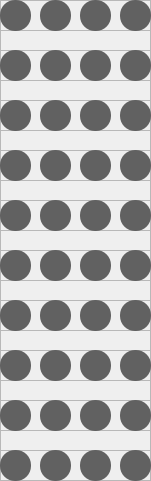
        <widget class="QFrame" name="frameG">
         <property name="geometry">
          <rect>
           <x>30</x>
           <y>130</y>
           <width>151</width>
           <height>481</height>
          </rect>
         </property>
         <property name="frameShape">
          <enum>QFrame::StyledPanel</enum>
         </property>
         <property name="frameShadow">
          <enum>QFrame::Raised</enum>
         </property>
         <widget class="QFrame" name="frameGr1">
          <property name="geometry">
           <rect>
            <x>0</x>
            <y>450</y>
            <width>151</width>
            <height>31</height>
           </rect>
          </property>
          <property name="frameShape">
           <enum>QFrame::StyledPanel</enum>
          </property>
          <property name="frameShadow">
           <enum>QFrame::Raised</enum>
          </property>
          <widget class="QTextEdit" name="G11">
           <property name="geometry">
            <rect>
             <x>0</x>
             <y>0</y>
             <width>31</width>
             <height>31</height>
            </rect>
           </property>
           <property name="cursor" stdset="0">
            <cursorShape>ArrowCursor</cursorShape>
           </property>
           <property name="styleSheet">
            <string notr="true">background-color: rgb(97, 97, 97);
border-radius:15px;</string>
           </property>
           <property name="readOnly">
            <bool>true</bool>
           </property>
          </widget>
          <widget class="QTextEdit" name="G12">
           <property name="geometry">
            <rect>
             <x>40</x>
             <y>0</y>
             <width>31</width>
             <height>31</height>
            </rect>
           </property>
           <property name="cursor" stdset="0">
            <cursorShape>ArrowCursor</cursorShape>
           </property>
           <property name="styleSheet">
            <string notr="true">background-color: rgb(97, 97, 97);
border-radius:15px;</string>
           </property>
           <property name="readOnly">
            <bool>true</bool>
           </property>
          </widget>
          <widget class="QTextEdit" name="G13">
           <property name="geometry">
            <rect>
             <x>80</x>
             <y>0</y>
             <width>31</width>
             <height>31</height>
            </rect>
           </property>
           <property name="cursor" stdset="0">
            <cursorShape>ArrowCursor</cursorShape>
           </property>
           <property name="styleSheet">
            <string notr="true">background-color: rgb(97, 97, 97);
border-radius:15px;</string>
           </property>
           <property name="readOnly">
            <bool>true</bool>
           </property>
          </widget>
          <widget class="QTextEdit" name="G14">
           <property name="geometry">
            <rect>
             <x>120</x>
             <y>0</y>
             <width>31</width>
             <height>31</height>
            </rect>
           </property>
           <property name="cursor" stdset="0">
            <cursorShape>ArrowCursor</cursorShape>
           </property>
           <property name="styleSheet">
            <string notr="true">background-color: rgb(97, 97, 97);
border-radius:15px;</string>
           </property>
           <property name="readOnly">
            <bool>true</bool>
           </property>
          </widget>
         </widget>
         <widget class="QFrame" name="frameGr2">
          <property name="geometry">
           <rect>
            <x>0</x>
            <y>400</y>
            <width>151</width>
            <height>31</height>
           </rect>
          </property>
          <property name="frameShape">
           <enum>QFrame::StyledPanel</enum>
          </property>
          <property name="frameShadow">
           <enum>QFrame::Raised</enum>
          </property>
          <widget class="QTextEdit" name="G21">
           <property name="geometry">
            <rect>
             <x>0</x>
             <y>0</y>
             <width>31</width>
             <height>31</height>
            </rect>
           </property>
           <property name="cursor" stdset="0">
            <cursorShape>ArrowCursor</cursorShape>
           </property>
           <property name="styleSheet">
            <string notr="true">background-color: rgb(97, 97, 97);
border-radius:15px;</string>
           </property>
           <property name="readOnly">
            <bool>true</bool>
           </property>
          </widget>
          <widget class="QTextEdit" name="G22">
           <property name="geometry">
            <rect>
             <x>40</x>
             <y>0</y>
             <width>31</width>
             <height>31</height>
            </rect>
           </property>
           <property name="cursor" stdset="0">
            <cursorShape>ArrowCursor</cursorShape>
           </property>
           <property name="styleSheet">
            <string notr="true">background-color: rgb(97, 97, 97);
border-radius:15px;</string>
           </property>
           <property name="readOnly">
            <bool>true</bool>
           </property>
          </widget>
          <widget class="QTextEdit" name="G23">
           <property name="geometry">
            <rect>
             <x>80</x>
             <y>0</y>
             <width>31</width>
             <height>31</height>
            </rect>
           </property>
           <property name="cursor" stdset="0">
            <cursorShape>ArrowCursor</cursorShape>
           </property>
           <property name="styleSheet">
            <string notr="true">background-color: rgb(97, 97, 97);
border-radius:15px;</string>
           </property>
           <property name="readOnly">
            <bool>true</bool>
           </property>
          </widget>
          <widget class="QTextEdit" name="G24">
           <property name="geometry">
            <rect>
             <x>120</x>
             <y>0</y>
             <width>31</width>
             <height>31</height>
            </rect>
           </property>
           <property name="cursor" stdset="0">
            <cursorShape>ArrowCursor</cursorShape>
           </property>
           <property name="styleSheet">
            <string notr="true">background-color: rgb(97, 97, 97);
border-radius:15px;</string>
           </property>
           <property name="readOnly">
            <bool>true</bool>
           </property>
          </widget>
         </widget>
         <widget class="QFrame" name="frameGr3">
          <property name="geometry">
           <rect>
            <x>0</x>
            <y>350</y>
            <width>151</width>
            <height>31</height>
           </rect>
          </property>
          <property name="frameShape">
           <enum>QFrame::StyledPanel</enum>
          </property>
          <property name="frameShadow">
           <enum>QFrame::Raised</enum>
          </property>
          <widget class="QTextEdit" name="G31">
           <property name="geometry">
            <rect>
             <x>0</x>
             <y>0</y>
             <width>31</width>
             <height>31</height>
            </rect>
           </property>
           <property name="cursor" stdset="0">
            <cursorShape>ArrowCursor</cursorShape>
           </property>
           <property name="styleSheet">
            <string notr="true">background-color: rgb(97, 97, 97);
border-radius:15px;</string>
           </property>
           <property name="readOnly">
            <bool>true</bool>
           </property>
          </widget>
          <widget class="QTextEdit" name="G32">
           <property name="geometry">
            <rect>
             <x>40</x>
             <y>0</y>
             <width>31</width>
             <height>31</height>
            </rect>
           </property>
           <property name="cursor" stdset="0">
            <cursorShape>ArrowCursor</cursorShape>
           </property>
           <property name="styleSheet">
            <string notr="true">background-color: rgb(97, 97, 97);
border-radius:15px;</string>
           </property>
           <property name="readOnly">
            <bool>true</bool>
           </property>
          </widget>
          <widget class="QTextEdit" name="G33">
           <property name="geometry">
            <rect>
             <x>80</x>
             <y>0</y>
             <width>31</width>
             <height>31</height>
            </rect>
           </property>
           <property name="cursor" stdset="0">
            <cursorShape>ArrowCursor</cursorShape>
           </property>
           <property name="styleSheet">
            <string notr="true">background-color: rgb(97, 97, 97);
border-radius:15px;</string>
           </property>
           <property name="readOnly">
            <bool>true</bool>
           </property>
          </widget>
          <widget class="QTextEdit" name="G34">
           <property name="geometry">
            <rect>
             <x>120</x>
             <y>0</y>
             <width>31</width>
             <height>31</height>
            </rect>
           </property>
           <property name="cursor" stdset="0">
            <cursorShape>ArrowCursor</cursorShape>
           </property>
           <property name="styleSheet">
            <string notr="true">background-color: rgb(97, 97, 97);
border-radius:15px;</string>
           </property>
           <property name="readOnly">
            <bool>true</bool>
           </property>
          </widget>
         </widget>
         <widget class="QFrame" name="frameGr4">
          <property name="geometry">
           <rect>
            <x>0</x>
            <y>300</y>
            <width>151</width>
            <height>31</height>
           </rect>
          </property>
          <property name="frameShape">
           <enum>QFrame::StyledPanel</enum>
          </property>
          <property name="frameShadow">
           <enum>QFrame::Raised</enum>
          </property>
          <widget class="QTextEdit" name="G41">
           <property name="geometry">
            <rect>
             <x>0</x>
             <y>0</y>
             <width>31</width>
             <height>31</height>
            </rect>
           </property>
           <property name="cursor" stdset="0">
            <cursorShape>ArrowCursor</cursorShape>
           </property>
           <property name="styleSheet">
            <string notr="true">background-color: rgb(97, 97, 97);
border-radius:15px;</string>
           </property>
           <property name="readOnly">
            <bool>true</bool>
           </property>
          </widget>
          <widget class="QTextEdit" name="G42">
           <property name="geometry">
            <rect>
             <x>40</x>
             <y>0</y>
             <width>31</width>
             <height>31</height>
            </rect>
           </property>
           <property name="cursor" stdset="0">
            <cursorShape>ArrowCursor</cursorShape>
           </property>
           <property name="styleSheet">
            <string notr="true">background-color: rgb(97, 97, 97);
border-radius:15px;</string>
           </property>
           <property name="readOnly">
            <bool>true</bool>
           </property>
          </widget>
          <widget class="QTextEdit" name="G43">
           <property name="geometry">
            <rect>
             <x>80</x>
             <y>0</y>
             <width>31</width>
             <height>31</height>
            </rect>
           </property>
           <property name="cursor" stdset="0">
            <cursorShape>ArrowCursor</cursorShape>
           </property>
           <property name="styleSheet">
            <string notr="true">background-color: rgb(97, 97, 97);
border-radius:15px;</string>
           </property>
           <property name="readOnly">
            <bool>true</bool>
           </property>
          </widget>
          <widget class="QTextEdit" name="G44">
           <property name="geometry">
            <rect>
             <x>120</x>
             <y>0</y>
             <width>31</width>
             <height>31</height>
            </rect>
           </property>
           <property name="cursor" stdset="0">
            <cursorShape>ArrowCursor</cursorShape>
           </property>
           <property name="styleSheet">
            <string notr="true">background-color: rgb(97, 97, 97);
border-radius:15px;</string>
           </property>
           <property name="readOnly">
            <bool>true</bool>
           </property>
          </widget>
         </widget>
         <widget class="QFrame" name="frameGr5">
          <property name="geometry">
           <rect>
            <x>0</x>
            <y>250</y>
            <width>151</width>
            <height>31</height>
           </rect>
          </property>
          <property name="frameShape">
           <enum>QFrame::StyledPanel</enum>
          </property>
          <property name="frameShadow">
           <enum>QFrame::Raised</enum>
          </property>
          <widget class="QTextEdit" name="G51">
           <property name="geometry">
            <rect>
             <x>0</x>
             <y>0</y>
             <width>31</width>
             <height>31</height>
            </rect>
           </property>
           <property name="cursor" stdset="0">
            <cursorShape>ArrowCursor</cursorShape>
           </property>
           <property name="styleSheet">
            <string notr="true">background-color: rgb(97, 97, 97);
border-radius:15px;</string>
           </property>
           <property name="readOnly">
            <bool>true</bool>
           </property>
          </widget>
          <widget class="QTextEdit" name="G52">
           <property name="geometry">
            <rect>
             <x>40</x>
             <y>0</y>
             <width>31</width>
             <height>31</height>
            </rect>
           </property>
           <property name="cursor" stdset="0">
            <cursorShape>ArrowCursor</cursorShape>
           </property>
           <property name="styleSheet">
            <string notr="true">background-color: rgb(97, 97, 97);
border-radius:15px;</string>
           </property>
           <property name="readOnly">
            <bool>true</bool>
           </property>
          </widget>
          <widget class="QTextEdit" name="G53">
           <property name="geometry">
            <rect>
             <x>80</x>
             <y>0</y>
             <width>31</width>
             <height>31</height>
            </rect>
           </property>
           <property name="cursor" stdset="0">
            <cursorShape>ArrowCursor</cursorShape>
           </property>
           <property name="styleSheet">
            <string notr="true">background-color: rgb(97, 97, 97);
border-radius:15px;</string>
           </property>
           <property name="readOnly">
            <bool>true</bool>
           </property>
          </widget>
          <widget class="QTextEdit" name="G54">
           <property name="geometry">
            <rect>
             <x>120</x>
             <y>0</y>
             <width>31</width>
             <height>31</height>
            </rect>
           </property>
           <property name="cursor" stdset="0">
            <cursorShape>ArrowCursor</cursorShape>
           </property>
           <property name="styleSheet">
            <string notr="true">background-color: rgb(97, 97, 97);
border-radius:15px;</string>
           </property>
           <property name="readOnly">
            <bool>true</bool>
           </property>
          </widget>
         </widget>
         <widget class="QFrame" name="frameGr6">
          <property name="geometry">
           <rect>
            <x>0</x>
            <y>200</y>
            <width>151</width>
            <height>31</height>
           </rect>
          </property>
          <property name="frameShape">
           <enum>QFrame::StyledPanel</enum>
          </property>
          <property name="frameShadow">
           <enum>QFrame::Raised</enum>
          </property>
          <widget class="QTextEdit" name="G61">
           <property name="geometry">
            <rect>
             <x>0</x>
             <y>0</y>
             <width>31</width>
             <height>31</height>
            </rect>
           </property>
           <property name="cursor" stdset="0">
            <cursorShape>ArrowCursor</cursorShape>
           </property>
           <property name="styleSheet">
            <string notr="true">background-color: rgb(97, 97, 97);
border-radius:15px;</string>
           </property>
           <property name="readOnly">
            <bool>true</bool>
           </property>
          </widget>
          <widget class="QTextEdit" name="G62">
           <property name="geometry">
            <rect>
             <x>40</x>
             <y>0</y>
             <width>31</width>
             <height>31</height>
            </rect>
           </property>
           <property name="cursor" stdset="0">
            <cursorShape>ArrowCursor</cursorShape>
           </property>
           <property name="styleSheet">
            <string notr="true">background-color: rgb(97, 97, 97);
border-radius:15px;</string>
           </property>
           <property name="readOnly">
            <bool>true</bool>
           </property>
          </widget>
          <widget class="QTextEdit" name="G63">
           <property name="geometry">
            <rect>
             <x>80</x>
             <y>0</y>
             <width>31</width>
             <height>31</height>
            </rect>
           </property>
           <property name="cursor" stdset="0">
            <cursorShape>ArrowCursor</cursorShape>
           </property>
           <property name="styleSheet">
            <string notr="true">background-color: rgb(97, 97, 97);
border-radius:15px;</string>
           </property>
           <property name="readOnly">
            <bool>true</bool>
           </property>
          </widget>
          <widget class="QTextEdit" name="G64">
           <property name="geometry">
            <rect>
             <x>120</x>
             <y>0</y>
             <width>31</width>
             <height>31</height>
            </rect>
           </property>
           <property name="cursor" stdset="0">
            <cursorShape>ArrowCursor</cursorShape>
           </property>
           <property name="styleSheet">
            <string notr="true">background-color: rgb(97, 97, 97);
border-radius:15px;</string>
           </property>
           <property name="readOnly">
            <bool>true</bool>
           </property>
          </widget>
         </widget>
         <widget class="QFrame" name="frameGr7">
          <property name="geometry">
           <rect>
            <x>0</x>
            <y>150</y>
            <width>151</width>
            <height>31</height>
           </rect>
          </property>
          <property name="frameShape">
           <enum>QFrame::StyledPanel</enum>
          </property>
          <property name="frameShadow">
           <enum>QFrame::Raised</enum>
          </property>
          <widget class="QTextEdit" name="G71">
           <property name="geometry">
            <rect>
             <x>0</x>
             <y>0</y>
             <width>31</width>
             <height>31</height>
            </rect>
           </property>
           <property name="cursor" stdset="0">
            <cursorShape>ArrowCursor</cursorShape>
           </property>
           <property name="styleSheet">
            <string notr="true">background-color: rgb(97, 97, 97);
border-radius:15px;</string>
           </property>
           <property name="readOnly">
            <bool>true</bool>
           </property>
          </widget>
          <widget class="QTextEdit" name="G72">
           <property name="geometry">
            <rect>
             <x>40</x>
             <y>0</y>
             <width>31</width>
             <height>31</height>
            </rect>
           </property>
           <property name="cursor" stdset="0">
            <cursorShape>ArrowCursor</cursorShape>
           </property>
           <property name="styleSheet">
            <string notr="true">background-color: rgb(97, 97, 97);
border-radius:15px;</string>
           </property>
           <property name="readOnly">
            <bool>true</bool>
           </property>
          </widget>
          <widget class="QTextEdit" name="G73">
           <property name="geometry">
            <rect>
             <x>80</x>
             <y>0</y>
             <width>31</width>
             <height>31</height>
            </rect>
           </property>
           <property name="cursor" stdset="0">
            <cursorShape>ArrowCursor</cursorShape>
           </property>
           <property name="styleSheet">
            <string notr="true">background-color: rgb(97, 97, 97);
border-radius:15px;</string>
           </property>
           <property name="readOnly">
            <bool>true</bool>
           </property>
          </widget>
          <widget class="QTextEdit" name="G74">
           <property name="geometry">
            <rect>
             <x>120</x>
             <y>0</y>
             <width>31</width>
             <height>31</height>
            </rect>
           </property>
           <property name="cursor" stdset="0">
            <cursorShape>ArrowCursor</cursorShape>
           </property>
           <property name="styleSheet">
            <string notr="true">background-color: rgb(97, 97, 97);
border-radius:15px;</string>
           </property>
           <property name="readOnly">
            <bool>true</bool>
           </property>
          </widget>
         </widget>
         <widget class="QFrame" name="frameGr8">
          <property name="geometry">
           <rect>
            <x>0</x>
            <y>100</y>
            <width>151</width>
            <height>31</height>
           </rect>
          </property>
          <property name="frameShape">
           <enum>QFrame::StyledPanel</enum>
          </property>
          <property name="frameShadow">
           <enum>QFrame::Raised</enum>
          </property>
          <widget class="QTextEdit" name="G81">
           <property name="geometry">
            <rect>
             <x>0</x>
             <y>0</y>
             <width>31</width>
             <height>31</height>
            </rect>
           </property>
           <property name="cursor" stdset="0">
            <cursorShape>ArrowCursor</cursorShape>
           </property>
           <property name="styleSheet">
            <string notr="true">background-color: rgb(97, 97, 97);
border-radius:15px;</string>
           </property>
           <property name="readOnly">
            <bool>true</bool>
           </property>
          </widget>
          <widget class="QTextEdit" name="G82">
           <property name="geometry">
            <rect>
             <x>40</x>
             <y>0</y>
             <width>31</width>
             <height>31</height>
            </rect>
           </property>
           <property name="cursor" stdset="0">
            <cursorShape>ArrowCursor</cursorShape>
           </property>
           <property name="styleSheet">
            <string notr="true">background-color: rgb(97, 97, 97);
border-radius:15px;</string>
           </property>
           <property name="readOnly">
            <bool>true</bool>
           </property>
          </widget>
          <widget class="QTextEdit" name="G83">
           <property name="geometry">
            <rect>
             <x>80</x>
             <y>0</y>
             <width>31</width>
             <height>31</height>
            </rect>
           </property>
           <property name="cursor" stdset="0">
            <cursorShape>ArrowCursor</cursorShape>
           </property>
           <property name="styleSheet">
            <string notr="true">background-color: rgb(97, 97, 97);
border-radius:15px;</string>
           </property>
           <property name="readOnly">
            <bool>true</bool>
           </property>
          </widget>
          <widget class="QTextEdit" name="G84">
           <property name="geometry">
            <rect>
             <x>120</x>
             <y>0</y>
             <width>31</width>
             <height>31</height>
            </rect>
           </property>
           <property name="cursor" stdset="0">
            <cursorShape>ArrowCursor</cursorShape>
           </property>
           <property name="styleSheet">
            <string notr="true">background-color: rgb(97, 97, 97);
border-radius:15px;</string>
           </property>
           <property name="readOnly">
            <bool>true</bool>
           </property>
          </widget>
         </widget>
         <widget class="QFrame" name="frameGr9">
          <property name="geometry">
           <rect>
            <x>0</x>
            <y>50</y>
            <width>151</width>
            <height>31</height>
           </rect>
          </property>
          <property name="frameShape">
           <enum>QFrame::StyledPanel</enum>
          </property>
          <property name="frameShadow">
           <enum>QFrame::Raised</enum>
          </property>
          <widget class="QTextEdit" name="G91">
           <property name="geometry">
            <rect>
             <x>0</x>
             <y>0</y>
             <width>31</width>
             <height>31</height>
            </rect>
           </property>
           <property name="cursor" stdset="0">
            <cursorShape>ArrowCursor</cursorShape>
           </property>
           <property name="styleSheet">
            <string notr="true">background-color: rgb(97, 97, 97);
border-radius:15px;</string>
           </property>
           <property name="readOnly">
            <bool>true</bool>
           </property>
          </widget>
          <widget class="QTextEdit" name="G92">
           <property name="geometry">
            <rect>
             <x>40</x>
             <y>0</y>
             <width>31</width>
             <height>31</height>
            </rect>
           </property>
           <property name="cursor" stdset="0">
            <cursorShape>ArrowCursor</cursorShape>
           </property>
           <property name="styleSheet">
            <string notr="true">background-color: rgb(97, 97, 97);
border-radius:15px;</string>
           </property>
           <property name="readOnly">
            <bool>true</bool>
           </property>
          </widget>
          <widget class="QTextEdit" name="G93">
           <property name="geometry">
            <rect>
             <x>80</x>
             <y>0</y>
             <width>31</width>
             <height>31</height>
            </rect>
           </property>
           <property name="cursor" stdset="0">
            <cursorShape>ArrowCursor</cursorShape>
           </property>
           <property name="styleSheet">
            <string notr="true">background-color: rgb(97, 97, 97);
border-radius:15px;</string>
           </property>
           <property name="readOnly">
            <bool>true</bool>
           </property>
          </widget>
          <widget class="QTextEdit" name="G94">
           <property name="geometry">
            <rect>
             <x>120</x>
             <y>0</y>
             <width>31</width>
             <height>31</height>
            </rect>
           </property>
           <property name="cursor" stdset="0">
            <cursorShape>ArrowCursor</cursorShape>
           </property>
           <property name="styleSheet">
            <string notr="true">background-color: rgb(97, 97, 97);
border-radius:15px;</string>
           </property>
           <property name="readOnly">
            <bool>true</bool>
           </property>
          </widget>
         </widget>
         <widget class="QFrame" name="frameGr10">
          <property name="geometry">
           <rect>
            <x>0</x>
            <y>0</y>
            <width>151</width>
            <height>31</height>
           </rect>
          </property>
          <property name="frameShape">
           <enum>QFrame::StyledPanel</enum>
          </property>
          <property name="frameShadow">
           <enum>QFrame::Raised</enum>
          </property>
          <widget class="QTextEdit" name="G101">
           <property name="geometry">
            <rect>
             <x>0</x>
             <y>0</y>
             <width>31</width>
             <height>31</height>
            </rect>
           </property>
           <property name="cursor" stdset="0">
            <cursorShape>ArrowCursor</cursorShape>
           </property>
           <property name="styleSheet">
            <string notr="true">background-color: rgb(97, 97, 97);
border-radius:15px;</string>
           </property>
           <property name="readOnly">
            <bool>true</bool>
           </property>
          </widget>
          <widget class="QTextEdit" name="G102">
           <property name="geometry">
            <rect>
             <x>40</x>
             <y>0</y>
             <width>31</width>
             <height>31</height>
            </rect>
           </property>
           <property name="cursor" stdset="0">
            <cursorShape>ArrowCursor</cursorShape>
           </property>
           <property name="styleSheet">
            <string notr="true">background-color: rgb(97, 97, 97);
border-radius:15px;</string>
           </property>
           <property name="readOnly">
            <bool>true</bool>
           </property>
          </widget>
          <widget class="QTextEdit" name="G103">
           <property name="geometry">
            <rect>
             <x>80</x>
             <y>0</y>
             <width>31</width>
             <height>31</height>
            </rect>
           </property>
           <property name="cursor" stdset="0">
            <cursorShape>ArrowCursor</cursorShape>
           </property>
           <property name="styleSheet">
            <string notr="true">background-color: rgb(97, 97, 97);
border-radius:15px;</string>
           </property>
           <property name="readOnly">
            <bool>true</bool>
           </property>
          </widget>
          <widget class="QTextEdit" name="G104">
           <property name="geometry">
            <rect>
             <x>120</x>
             <y>0</y>
             <width>31</width>
             <height>31</height>
            </rect>
           </property>
           <property name="cursor" stdset="0">
            <cursorShape>ArrowCursor</cursorShape>
           </property>
           <property name="styleSheet">
            <string notr="true">background-color: rgb(97, 97, 97);
border-radius:15px;</string>
           </property>
           <property name="readOnly">
            <bool>true</bool>
           </property>
          </widget>
         </widget>
        </widget>
